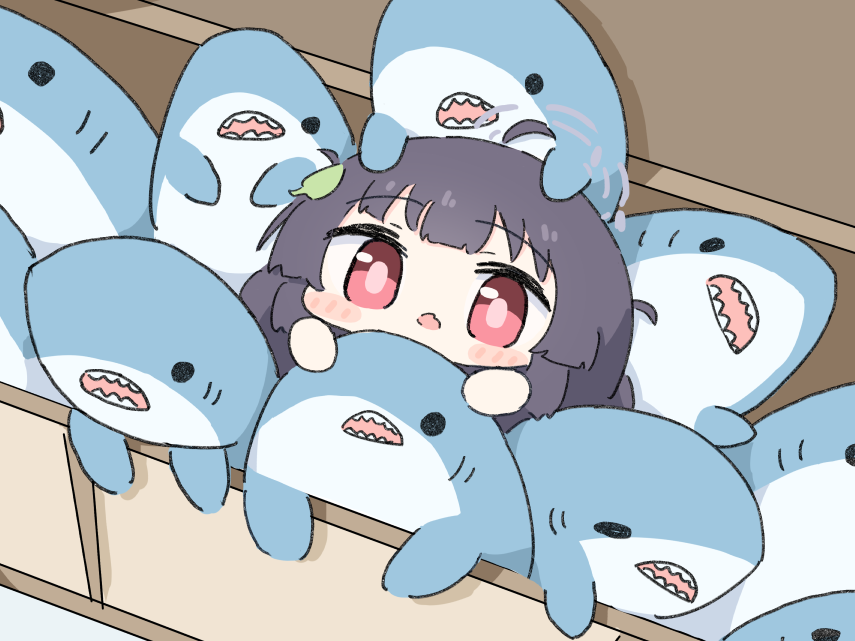
#> input picture miyu.png, 855 x 641 px
$ python color_detection.py
#> lines starting #> are read from the running program, lines starting #| are printed output that depends on the picture; after the words box and inside, x2 and y2 are one past the last pixel; in counts of white or black regions, pixels touching at a corner belong together
import cv2
import numpy as np

# Load gambar
image = cv2.imread('../miyu.png')
#> image is the input picture: shape (641, 855, 3); mean B, G, R 192.3, 187.5, 179.6

if image is not None:
    # Konversi gambar ke skema warna HSV
    hsv = cv2.cvtColor(image, cv2.COLOR_BGR2HSV)
#> hsv: shape (641, 855, 3); mean H, S, V 74.5, 47.9, 204.2

    # Tentukan range warna biru muda dalam HSV
    lower_light_blue = np.array([160, 50, 50])
    upper_light_blue = np.array([180, 255, 255])

    # Buat mask untuk objek dengan warna merah
    mask = cv2.inRange(hsv, lower_light_blue, upper_light_blue)
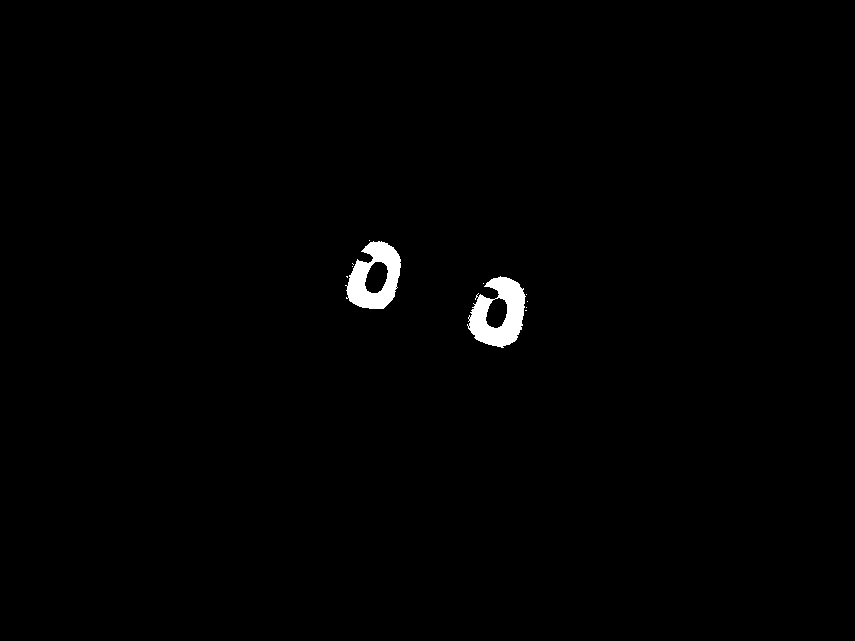
#> mask: shape (641, 855); 0.84% white; 11 white regions (9 under 20 px), largest, box (x1, y1, x2, y2) and area: (467, 276, 526, 348) 2408, (345, 241, 401, 309) 2160
    result = cv2.bitwise_and(image, image, mask=mask)

    cv2.imshow('Color Detection Image', result)
    cv2.waitKey(0)
    cv2.destroyAllWindows()
else:
    print("Image not found")

$ run again, with banana_2.jpg saved as miyu.png
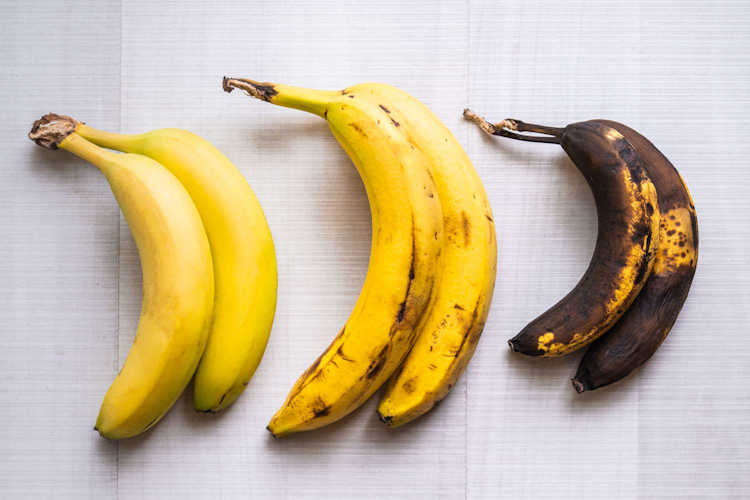
#> input picture banana_2.jpg, 750 x 500 px
#> image is the input picture: shape (500, 750, 3); mean B, G, R 159.6, 187.7, 202.8
#> hsv: shape (500, 750, 3); mean H, S, V 84, 65.5, 205.9
#> `mask = cv2.inRange(hsv, lower_light_blue, upper_light_blue)`:
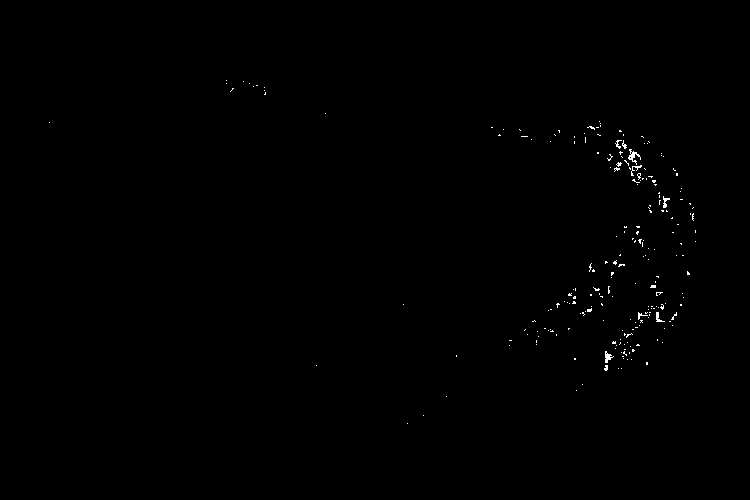
#> mask: shape (500, 750); 0.29% white in thin lines or dots, all inside (x1, y1, x2, y2) = (49, 80, 696, 424)
